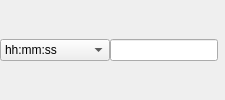
         <widget class="QFrame" name="formatFm">
          <property name="frameShape">
           <enum>QFrame::NoFrame</enum>
          </property>
          <property name="frameShadow">
           <enum>QFrame::Plain</enum>
          </property>
          <property name="lineWidth">
           <number>0</number>
          </property>
          <layout class="QHBoxLayout" name="horizontalLayout_15">
           <property name="spacing">
            <number>0</number>
           </property>
           <property name="leftMargin">
            <number>0</number>
           </property>
           <property name="topMargin">
            <number>0</number>
           </property>
           <property name="rightMargin">
            <number>0</number>
           </property>
           <property name="bottomMargin">
            <number>0</number>
           </property>
           <item>
            <widget class="QComboBox" name="formatCB">
             <property name="sizePolicy">
              <sizepolicy hsizetype="Maximum" vsizetype="Fixed">
               <horstretch>0</horstretch>
               <verstretch>0</verstretch>
              </sizepolicy>
             </property>
             <property name="minimumSize">
              <size>
               <width>110</width>
               <height>0</height>
              </size>
             </property>
             <item>
              <property name="text">
               <string>hh:mm:ss</string>
              </property>
             </item>
             <item>
              <property name="text">
               <string>hh:mm</string>
              </property>
             </item>
            </widget>
           </item>
           <item>
            <widget class="QLineEdit" name="formatLE">
             <property name="maxLength">
              <number>200</number>
             </property>
            </widget>
           </item>
           <item>
            <widget class="QLabel" name="formatSpacerLbl">
             <property name="text">
              <string/>
             </property>
            </widget>
           </item>
          </layout>
         </widget>
